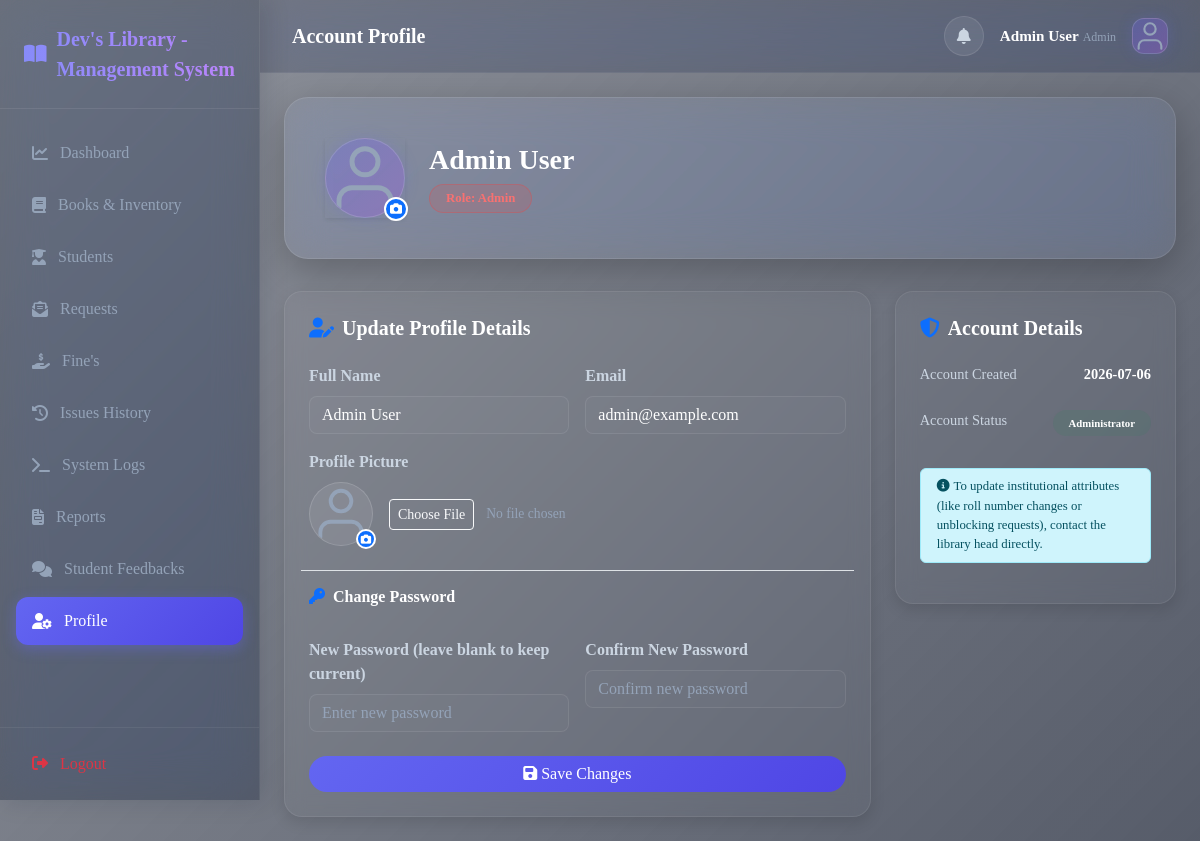
The app's page /profile (signed in) with its own data.
### models.py (models this page shows, shortened)
class Admin(db.Model, UserMixin):
    __tablename__ = 'admins'
    id = db.Column(db.Integer, primary_key=True)
    full_name = db.Column(db.String(120), nullable=False)
    email = db.Column(db.String(120), unique=True, nullable=False)
    password_hash = db.Column(db.String(200), nullable=False)
    created_at = db.Column(db.DateTime, default=datetime.utcnow)
    image = db.Column(db.String(200), default='default-avatar.svg')
    @property
    def is_admin(self):
        return True
    @property
    def user_type(self):
        return 'Admin'

### routes.py (the view, shortened to what this page needs)
@main.route('/profile', methods=['GET', 'POST'])
@login_required
def profile():
    if current_user.is_admin:
        form = AdminProfileForm(obj=current_user)
        return render_template('profile.html', form=form)

### forms.py
class AdminProfileForm(FlaskForm):
    full_name = StringField('Full Name', validators=[DataRequired(), Length(min=3, max=120)])
    email = StringField('Email', validators=[DataRequired(), Email()])
    new_password = PasswordField('New Password (leave blank to keep current)', validators=[Length(max=50)])
    confirm_password = PasswordField('Confirm New Password', validators=[EqualTo('new_password')])
    image = FileField('Profile Picture', validators=[FileAllowed(['jpg', 'jpeg', 'png', 'gif'], 'Images only!')])
    submit = SubmitField('Update Profile')

### models.py (called while the page is built)
@login_manager.user_loader
def load_user(user_id):
    if not user_id:
        return None
    user_type, _, uid = user_id.partition(':')
    if not uid.isdigit():
        return None
    if user_type == 'student':
        return Student.query.get(int(uid))
    if user_type == 'admin':
        return Admin.query.get(int(uid))
    return None

### templates/profile.html (shortened to what this page needs)
{% extends 'base.html' %}
{% block page_title %}Account Profile{% endblock %}
{% block content %}
<div class="profile-header-card shadow-sm">
  <div class="position-relative d-inline-block shadow-sm" style="cursor: pointer; transition: transform 0.2s;" onclick="document.getElementById('profile-image-input').click();" title="Click to upload profile picture">
    <img id="profile-avatar-preview" class="profile-avatar-circle" src="{{ url_for('static', filename='images/' + (current_user.image or 'default-avatar.svg')) }}" style="width:80px; height:80px; border-radius:50%; object-fit:cover; border: 2px solid rgba(255, 255, 255, 0.25); background: rgba(255,255,255,0.08); transition: transform 0.2s, filter 0.2s;" alt="Avatar">
    <div class="position-absolute bottom-0 end-0 bg-primary text-white rounded-circle d-flex align-items-center justify-content-center" style="width: 24px; height: 24px; border: 2px solid #fff; font-size: 0.75rem; transform: translate(3px, 3px);">
      <i class="fas fa-camera"></i>
    </div>
  </div>
  <div>
    <h3 class="fw-bold m-0">{{ current_user.full_name }}</h3>
    <p class="m-0 {% if current_user.is_admin %}role-admin-badge{% else %}role-student-badge{% endif %} d-inline-block px-3 py-1 rounded-pill mt-2 fw-semibold" style="font-size: 0.8rem;">
      Role: {{ current_user.user_type }}
    </p>
  </div>
</div>
<div class="row g-4">
  <div class="col-lg-8">
    <div class="card-glass p-4">
      <h5 class="fw-bold mb-4"><i class="fas fa-user-edit me-2 text-primary"></i>Update Profile Details</h5>
      <form method="POST" action="{{ url_for('main.profile') }}" enctype="multipart/form-data">
        <div class="row g-3">
          <div class="col-md-6">
            {{ form.full_name.label(class_='form-label fw-bold') }}
            {{ form.full_name(class_='form-control rounded-3', placeholder='Full name') }}
          </div>
          <div class="col-md-6">
            {{ form.email.label(class_='form-label fw-bold') }}
            {{ form.email(class_='form-control rounded-3', placeholder='Email Address') }}
          </div>
          <div class="col-12">
            <label class="form-label fw-bold d-block">Profile Picture</label>
            <div class="d-flex align-items-center gap-3">
              <div class="position-relative d-inline-block" style="cursor: pointer;" onclick="document.getElementById('profile-image-input').click();" title="Click to upload profile picture">
                <img id="profile-avatar-preview-form" src="{{ url_for('static', filename='images/' + (current_user.image or 'default-avatar.svg')) }}" style="width:64px; height:64px; border-radius:50%; object-fit:cover; border: 1px solid rgba(255, 255, 255, 0.15); background: rgba(255,255,255,0.08); transition: transform 0.2s, filter 0.2s;" alt="Avatar">
                <div class="position-absolute bottom-0 end-0 bg-primary text-white rounded-circle d-flex align-items-center justify-content-center" style="width: 20px; height: 20px; border: 2px solid #fff; font-size: 0.65rem; transform: translate(3px, 3px);">
                  <i class="fas fa-camera"></i>
                </div>
              </div>
              <div>
                <button type="button" class="btn btn-sm btn-outline-light" onclick="document.getElementById('profile-image-input').click();">Choose File</button>
                <span class="text-muted ms-2" id="file-name-display" style="font-size:0.85rem;">No file chosen</span>
              </div>
            </div>
          </div>
          <div class="col-12 mt-4 pt-3 border-top">
            <h6 class="fw-bold mb-3"><i class="fas fa-key me-2 text-primary"></i>Change Password</h6>
          </div>
          <div class="col-md-6">
            {{ form.new_password.label(class_='form-label fw-bold') }}
            {{ form.new_password(class_='form-control rounded-3', placeholder='Enter new password') }}
          </div>
          <div class="col-md-6">
            {{ form.confirm_password.label(class_='form-label fw-bold') }}
            {{ form.confirm_password(class_='form-control rounded-3', placeholder='Confirm new password') }}
          </div>
        </div>
        <div class="d-grid mt-4">
          <button type="submit" class="btn btn-primary bg-primary-grad border-0 rounded-pill py-2.5">
            <i class="fas fa-save me-1"></i>Save Changes
          </button>
        </div>
      </form>
    </div>
  </div>
  <div class="col-lg-4">
    <div class="card-glass p-4">
      <h5 class="fw-bold mb-3"><i class="fas fa-shield-alt me-2 text-primary"></i>Account Details</h5>
      <ul class="list-group list-group-flush" style="font-size:0.9rem;">
        <li class="list-group-item d-flex justify-content-between border-0 px-0 pb-3" style="background:transparent;">
          <span class="text-secondary">Account Created</span>
          <strong class="text-dark">{{ current_user.created_at.strftime('%Y-%m-%d') }}</strong>
        </li>
        <li class="list-group-item d-flex justify-content-between border-0 px-0 pb-3" style="background:transparent;">
          <span class="text-secondary">Account Status</span>
          {% if current_user.is_admin %}
            <span class="badge bg-success bg-opacity-10 text-success fw-bold px-3 py-2 rounded-pill">Administrator</span>
          {% elif current_user.is_blocked %}
            <span class="badge bg-danger bg-opacity-10 text-danger fw-bold px-3 py-2 rounded-pill">Blocked</span>
          {% else %}
            <span class="badge bg-success bg-opacity-10 text-success fw-bold px-3 py-2 rounded-pill">Active Student</span>
          {% endif %}
        </li>
      </ul>
      <div class="alert alert-info py-2 mt-3" style="font-size:0.8rem;">
        <i class="fas fa-info-circle me-1"></i>To update institutional attributes (like roll number changes or unblocking requests), contact the library head directly.
      </div>
    </div>
  </div>
</div>
{% endblock %}

### templates/base.html (shortened to what this page needs)
<!DOCTYPE html>
<html lang="en">
<head>
  <link href="https://cdnjs.cloudflare.com/ajax/libs/font-awesome/6.4.0/css/all.min.css" rel="stylesheet" />
  <link href="https://cdnjs.cloudflare.com/ajax/libs/bootstrap/5.3.3/css/bootstrap.min.css" rel="stylesheet" />
  <link rel="stylesheet" href="{{ url_for('static', filename='css/app.css') }}" />
</head>
<body class="dashboard-page">
  <video autoplay loop muted playsinline class="bg-video">
    <source src="{{ url_for('static', filename='images/Video Libraray.mp4') }}" type="video/mp4">
  </video>
  <div class="app-wrapper">
    <aside class="sidebar">
      <div class="brand">
        <i class="fas fa-book-open"></i>
        <span> Dev's Library - Management System</span>
      </div>
      <ul class="sidebar-menu">
        {% if current_user.is_authenticated %}
        {% if current_user.is_admin %}
        <li class="{% if request.endpoint == 'main.dashboard' %}active{% endif %}">
          <a href="{{ url_for('main.dashboard') }}"><i class="fas fa-chart-line"></i> Dashboard</a>
        </li>
        <li class="{% if request.endpoint in ['main.books', 'main.add_book', 'main.edit_book'] %}active{% endif %}">
          <a href="{{ url_for('main.books') }}"><i class="fas fa-book"></i> Books & Inventory</a>
        </li>
        <li
          class="{% if request.endpoint in ['main.students_view', 'main.add_student', 'main.edit_student', 'main.student_history'] %}active{% endif %}">
          <a href="{{ url_for('main.students_view') }}"><i class="fas fa-user-graduate"></i> Students</a>
        </li>
        <li class="{% if request.endpoint == 'main.admin_requests' %}active{% endif %}">
          <a href="{{ url_for('main.admin_requests') }}">
            <i class="fas fa-envelope-open-text"></i> Requests
          </a>
        </li>
        <li class="{% if request.endpoint == 'main.fines_view' %}active{% endif %}">
          <a href="{{ url_for('main.fines_view') }}"><i class="fas fa-hand-holding-usd"></i> Fine's</a>
        </li>
        <li class="{% if request.endpoint == 'main.history' and not student_id %}active{% endif %}">
          <a href="{{ url_for('main.history') }}"><i class="fas fa-history"></i> Issues History</a>
        </li>
        <li class="{% if request.endpoint == 'main.logs_view' %}active{% endif %}">
          <a href="{{ url_for('main.logs_view') }}"><i class="fas fa-terminal"></i> System Logs</a>
        </li>
        <li class="{% if request.endpoint == 'main.reports_view' %}active{% endif %}">
          <a href="{{ url_for('main.reports_view') }}"><i class="fas fa-file-invoice"></i> Reports</a>
        </li>
        <li class="{% if request.endpoint == 'main.admin_feedback_view' %}active{% endif %}">
          <a href="{{ url_for('main.admin_feedback_view') }}"><i class="fas fa-comments"></i> Student Feedbacks</a>
        </li>
        <li class="{% if request.endpoint == 'main.profile' %}active{% endif %}">
          <a href="{{ url_for('main.profile') }}"><i class="fas fa-user-cog"></i> Profile</a>
        </li>
        {% endif %}
        {% endif %}
      </ul>
      <div class="sidebar-footer">
        <a href="{{ url_for('main.logout') }}" class="btn btn-outline-danger w-100 border-0 text-start ps-3 py-2">
          <i class="fas fa-sign-out-alt me-2"></i> Logout
        </a>
      </div>
    </aside>
    <main class="main-content">
      <nav class="top-navbar">
        <div class="d-flex align-items-center">
          <h1 class="page-title">
            {% block page_title %}Dashboard{% endblock %}
          </h1>
        </div>
        <div class="d-flex align-items-center gap-3">
          {% if current_user.is_authenticated %}
          <a href="{{ url_for('main.notifications') }}" class="btn btn-light position-relative p-2 rounded-circle"
            style="width:40px; height:40px;">
            <i class="fas fa-bell text-secondary"></i>
          </a>
          <div class="d-flex flex-column text-end d-none d-sm-block">
            <span class="fw-bold" style="font-size:0.95rem;">{{ current_user.full_name }}</span>
            <span class="text-muted" style="font-size:0.75rem;">{{ current_user.user_type }}</span>
          </div>
          <a href="{{ url_for('main.profile') }}">
            <img class="profile-avatar-circle"
              src="{{ url_for('static', filename='images/' + (current_user.image or 'default-avatar.svg')) }}"
              style="width:36px; height:36px; border-radius:12px; object-fit:cover; border: 1px solid rgba(255, 255, 255, 0.15); background: rgba(255,255,255,0.08);"
              alt="Avatar">
          </a>
          {% endif %}
        </div>
      </nav>
      <div class="container-fluid p-4">
        {% block content %}{% endblock %}
      </div>
    </main>
  </div>
</body>
</html>

### records on screen
Admin: full_name "Admin User", image (placeholder picture), email "admin@example.com", created_at "2026-07-06"

### other values on screen
{{ current_user.user_type }} "Admin"
